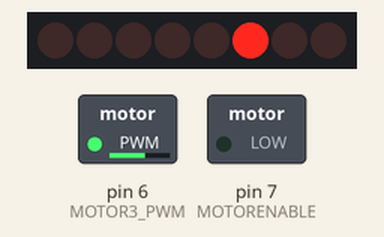
The sketch below on a simulated Arduino Uno, built with avr-gcc and run on an emulated ATmega328P. Shown: 8 shift-register outputs drawn as a row of LEDs (first output left, lit = HIGH), switched loads named in the sketch (green lamp = pin HIGH). Wiring (inferred from the names in the program): shift register (74HC595): data pin 8; shift clock pin 4; latch pin 12. Wiring (inferred from the signals the program sends): row of LEDs: on Q0, Q1, Q2, Q3, Q4, Q5, Q6, Q7. Random numbers use the default seed unless the sketch sets one; pins used as bus, display or sensor lines are not drawn.

Above: at 0.01 s.
At 32.87 s:
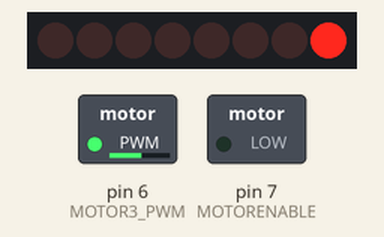
Timing chart, 0 to 40.0 s (numbered marks = the images above):
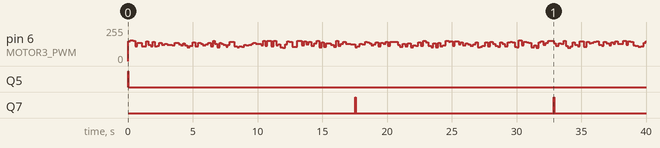

Measured:
- by itself, Q5: LOW → HIGH at 0.00 s, → LOW 0.04 s later
- by itself, Q7: alternates HIGH for 0.04 s and LOW for 15.3 s
- by itself, pin 6 (MOTOR3_PWM): 0/255 → 149/255 at 0.00 s, → 154/255 0.17 s later, → 151/255 0.23 s later, → 110/255 0.14 s later, … (216 changes in this stretch)

The sketch:

berimbaus_motorshield.ino
```cpp
// Arduino pins for the shift register
#define MOTORLATCH 12
#define MOTORCLK 4
#define MOTORENABLE 7
#define MOTORDATA 8

// 8-bit bus after the 74HC595 shift register
// (not Arduino pins)
// These are used to set the direction of the bridge driver.
#define MOTOR1_A 2
#define MOTOR1_B 3
#define MOTOR2_A 1
#define MOTOR2_B 4
#define MOTOR3_A 5
#define MOTOR3_B 7
#define MOTOR4_A 0
#define MOTOR4_B 6

// Arduino pins for the PWM signals.
#define MOTOR1_PWM 11
#define MOTOR2_PWM 3
#define MOTOR3_PWM 6
#define MOTOR4_PWM 5

void setup() {
  randomSeed(analogRead(0));
}

void loop() {
  play(MOTOR3_A, random(100, 200), random(100, 155));
  play(MOTOR3_B, random(100, 200), random(100, 155));
}

void play(int motor, int duration, int intensity) {
  shiftWrite(motor, HIGH);
  analogWrite(MOTOR3_PWM, intensity);
  delay(35);

  shiftWrite(motor, LOW);
  analogWrite(MOTOR3_PWM, intensity);
  delay(duration);
}

// ---------------------------------
// shiftWrite
//
// The parameters are just like digitalWrite().
//
// The output is the pin 0...7 (the pin behind
// the shift register).
// The second parameter is HIGH or LOW.
//
// There is no initialization function.
// Initialization is automatically done at the first
// time it is used.
//
void shiftWrite(int output, int high_low)
{
  static int latch_copy;
  static int shift_register_initialized = false;

  // Do the initialization on the fly,
  // at the first time it is used.
  if (!shift_register_initialized)
  {
    // Set pins for shift register to output
    pinMode(MOTORLATCH, OUTPUT);
    pinMode(MOTORENABLE, OUTPUT);
    pinMode(MOTORDATA, OUTPUT);
    pinMode(MOTORCLK, OUTPUT);

    // Set pins for shift register to default value (low);
    digitalWrite(MOTORDATA, LOW);
    digitalWrite(MOTORLATCH, LOW);
    digitalWrite(MOTORCLK, LOW);
    // Enable the shift register, set Enable pin Low.
    digitalWrite(MOTORENABLE, LOW);

    // start with all outputs (of the shift register) low
    latch_copy = 0;

    shift_register_initialized = true;
  }

  // The defines HIGH and LOW are 1 and 0.
  // So this is valid.
  bitWrite(latch_copy, output, high_low);

  // Use the default Arduino 'shiftOut()' function to
  // shift the bits with the MOTORCLK as clock pulse.
  // The 74HC595 shiftregister wants the MSB first.
  // After that, generate a latch pulse with MOTORLATCH.
  shiftOut(MOTORDATA, MOTORCLK, MSBFIRST, latch_copy);
  delayMicroseconds(5);    // For safety, not really needed.
  digitalWrite(MOTORLATCH, HIGH);
  delayMicroseconds(5);    // For safety, not really needed.
  digitalWrite(MOTORLATCH, LOW);
}
```
